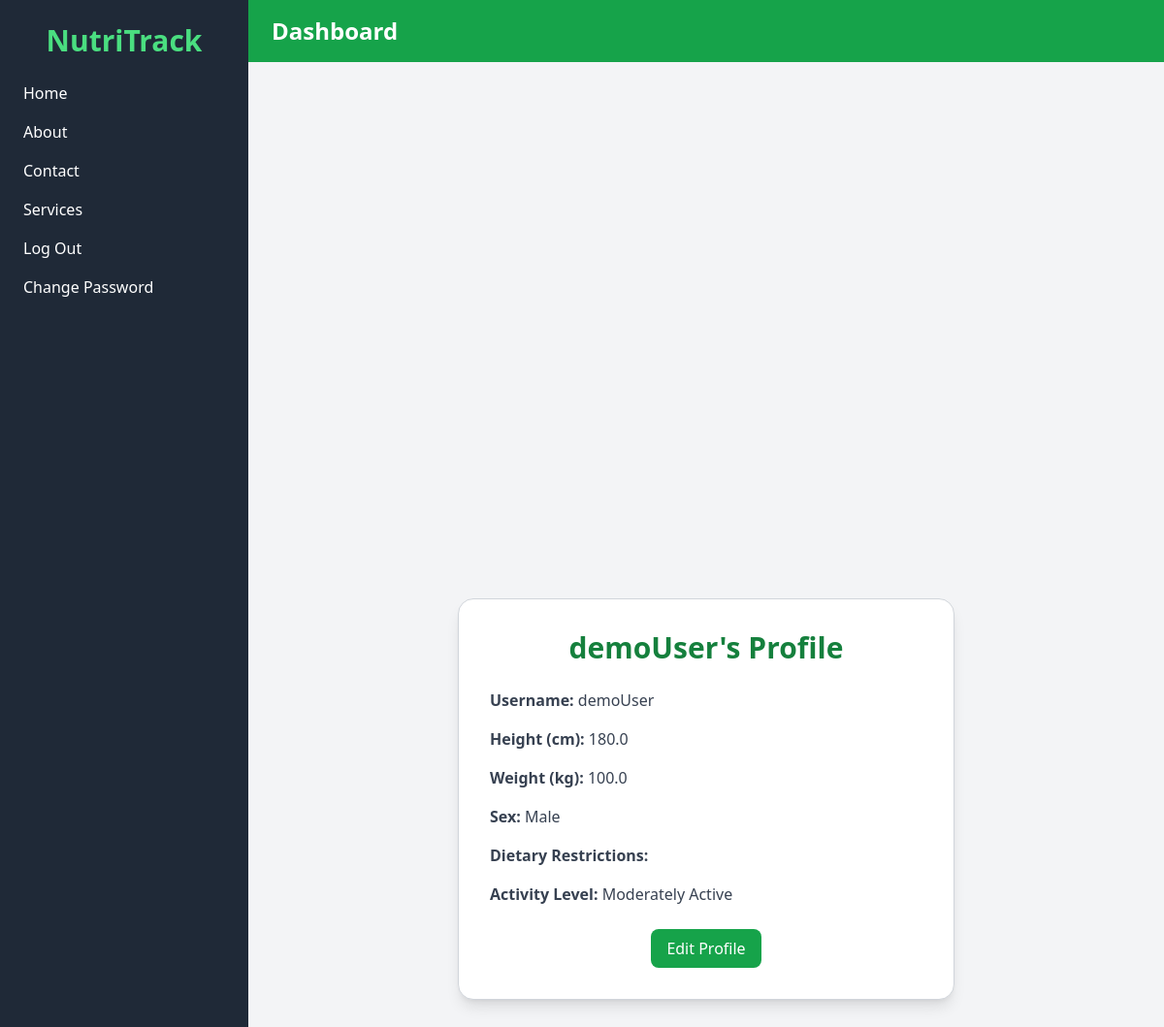
The app's page /profiles/view/ (signed in) with its own data.
### profiles/models.py (models this page shows, shortened)
class UserProfile(models.Model):
    user = models.OneToOneField(User, on_delete=models.CASCADE)
    SEX_CHOICES = [
        ('M', 'Male'),
        ('F', 'Female'),
    ]
    sex = models.CharField(max_length=1, choices=SEX_CHOICES, null=True, blank=True)
    height_cm = models.FloatField(
        null=True, blank=True,
        validators=[MinValueValidator(0.0)]
    )
    weight_kg = models.FloatField(
        null=True, blank=True,
        validators=[MinValueValidator(0.0)]
    )
    DIETARY_RESTRICTIONS_CHOICES = [
        ('vegetarian', 'Vegetarian'),
        ('allergic_to_seafood', 'Allergic to Seafood'),
        ('peanuts', 'Allergic to Peanuts'),
        ('lactose_intolerant', 'Lactose Intolerant'),
    ]
    dietary_restrictions = models.TextField(
        blank=True,
        help_text="Comma‑separated dietary restrictions"
    )
    ACTIVITY_LEVEL_CHOICES = [
        ('sedentary', 'Sedentary'),
        ('lightly_active', 'Lightly Active'),
        ('moderately_active', 'Moderately Active'),
        ('very_active', 'Very Active'),
        ('super_active', 'Super Active'),
    ]
    activity_level = models.CharField(
        max_length=50,
        choices=ACTIVITY_LEVEL_CHOICES,
        null=True, blank=True
    )

### profiles/views.py (the view)
# urls.py: path('view/', views.view_profile, name='profiles.view_profile'),  # URL for viewing profile
@login_required
def view_profile(request):
    profile, created = UserProfile.objects.get_or_create(user=request.user)
    return render(request, 'profiles/view_profile.html', {'profile': profile})

### profiles/templates/profiles/view_profile.html (shortened to what this page needs)
{% extends "profiles/base.html" %}
{% block body %}
{% load static %}
<div class="flex items-center justify-center min-h-screen bg-gray-100 px-4">
    <div class="w-full max-w-lg bg-white rounded-2xl shadow-lg p-8 border border-gray-300">
        <h1 class="text-3xl font-bold text-center text-green-700 mb-6">{{ profile.user.username }}'s Profile</h1>
        <div class="space-y-4 text-gray-700">
            <p><strong>Username:</strong> {{ profile.user.username }}</p>
            <p><strong>Height (cm):</strong> {{ profile.height_cm }}</p>
            <p><strong>Weight (kg):</strong> {{ profile.weight_kg }}</p>
            <p><strong>Sex:</strong> {{ profile.get_sex_display }}</p>
            <p><strong>Dietary Restrictions:</strong> {{ profile.dietary_restrictions }}</p>
            <p><strong>Activity Level:</strong> {{ profile.get_activity_level_display }}</p>
        </div>
        <div class="mt-6 text-center">
            <a href="{% url 'profiles.edit_profile' %}"
                class="inline-block py-2 px-4 bg-green-600 text-white rounded-lg hover:bg-green-700 transition duration-200">
                Edit Profile
            </a>
        </div>
    </div>
</div>
{% endblock %}

### records on screen
UserProfile: user.username "demoUser", height_cm "180.0", weight_kg "100.0", sex "Male", activity_level "Moderately Active"
